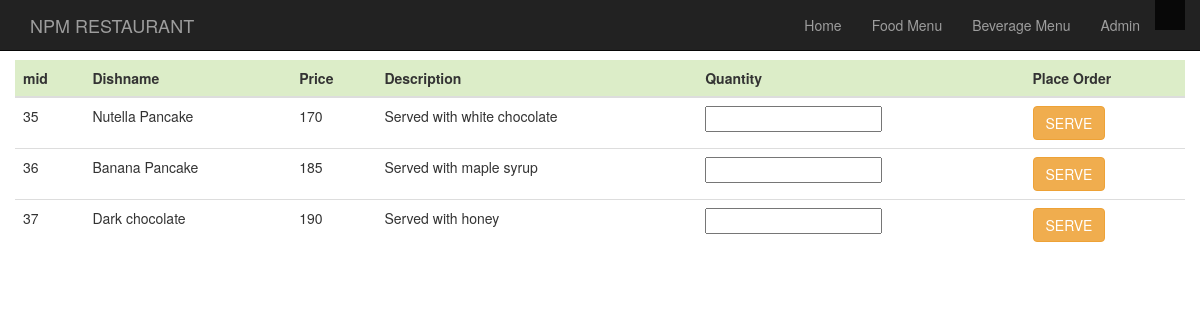
Screenshot of /pancakes.php with the database file from the repository.
### tables this page shows
CREATE TABLE `menulist` (
  `category` varchar(100) NOT NULL,
  `dishname` varchar(100) NOT NULL,
  `price` int(10) NOT NULL,
  `description` varchar(1000) NOT NULL,
  `mid` int(10) NOT NULL
);

### pancakes.php (the view, shortened to what this page needs)
<!DOCTYPE html>
   <html>
   <head>
<link rel="stylesheet" href="https://maxcdn.bootstrapcdn.com/bootstrap/3.3.7/css/bootstrap.min.css">
<link rel="stylesheet" type="text/css" href="">
</head>
<body>
<nav class="navbar navbar-inverse navbar-fixed-top">
      <div class="container">
        <div class="navbar-header">
          <a class="navbar-brand" href="index.php">NPM RESTAURANT</a>
        </div>
        <div id="navbar" class="collapse navbar-collapse">
          <ul class="nav navbar-nav navbar-right">
            <li><a href="index.php">Home</a></li>
            <li><a href="foodmenu.php">Food Menu</a></li>
            <li><a href="beveragemenu.php">Beverage Menu</a></li>
            <li><a href="login.php">Admin</a></li>
         <li class="nav-item active" active>
      <a class="nav-link" style="margin-left:0vw" href="">
      <?php if(isset($_SESSION['tno']))
{ echo "Table no ".$_SESSION['tno']; } ?></a></li>
          </ul>
        </div>
      </div>
    </nav>
<br><br><br>
<?php
  $db="npm_res";
  $conn = new mysqli("localhost","root","","npm_res");
  $conn ->select_db($db) or die( "Unable to select database");
  $res=mysqli_query($conn,"Select * from menulist where category='Pancakes'");
?>
<div class="container">
<div class="row justify-content-center">
  <table class="table">
  <thead class="thead" style="background-color: #dcedc8;">
  <tr>
<th scope="col">mid</th>
<th scope="col">Dishname</th>
<th scope="col">Price</th>
<th scope="col">Description</th>
<th scope="col">Quantity</th>
<th scope="col">Place Order</th>
  </tr>
  </thead>
  <?php
while($row = $res->fetch_assoc()): ?>
<tr>
<td>
<?php echo $row['mid']; ?>
</td>
<td>
<?php echo $row['dishname'];
?>
</td>
<td>
<?php echo $row['price']; ?>
</td>
<td>
<?php echo $row['description']; ?>
</td>
<td>
<input type="text" class="qty" name="quantity" value=""></input>
</td>
<td><input type="button" name="<?php echo $row['category'] ?>" onclick="fun()" id="<?php echo $row['dishname'] ?>" value="SERVE" class="btn btn-warning common">
</td>
</tr>
 <?php endwhile; ?>
</table>
</div>
</div>
</body>
</html>

### rows the page displays
menulist: mid "35", dishname "Nutella Pancake", price "170", description "Served with white chocolate"
menulist: mid "36", dishname "Banana Pancake", price "185", description "Served with maple syrup"
menulist: mid "37", dishname "Dark chocolate", price "190", description "Served with honey"
